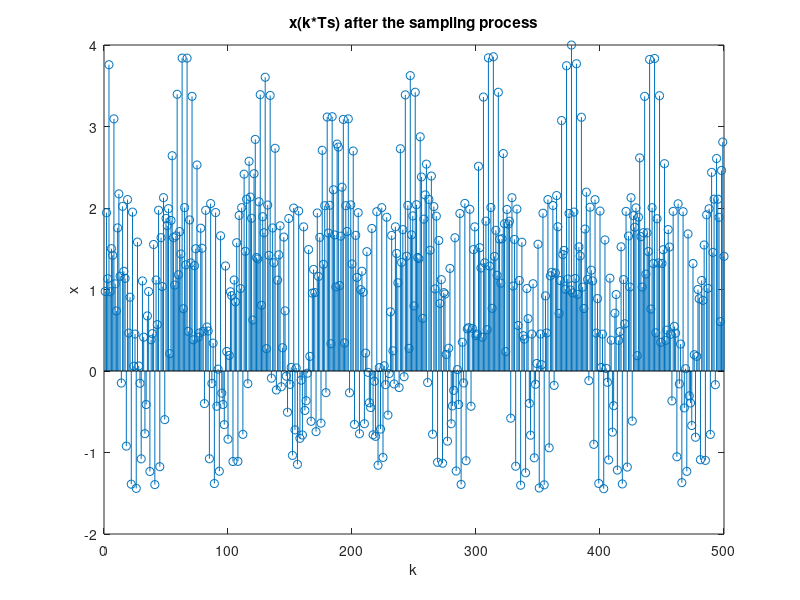
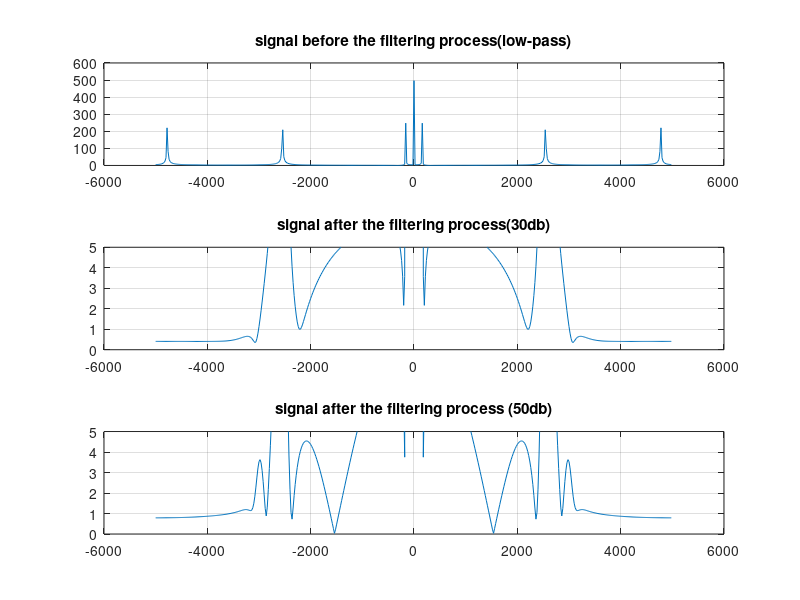
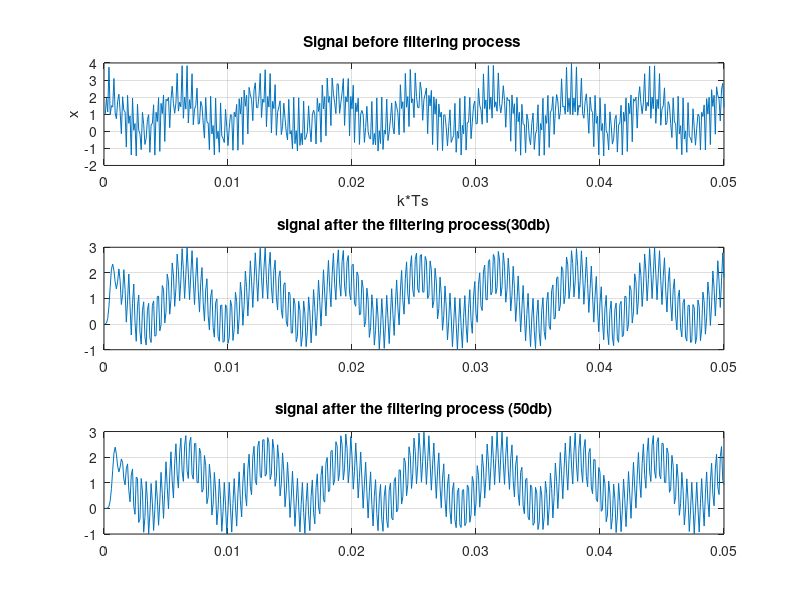
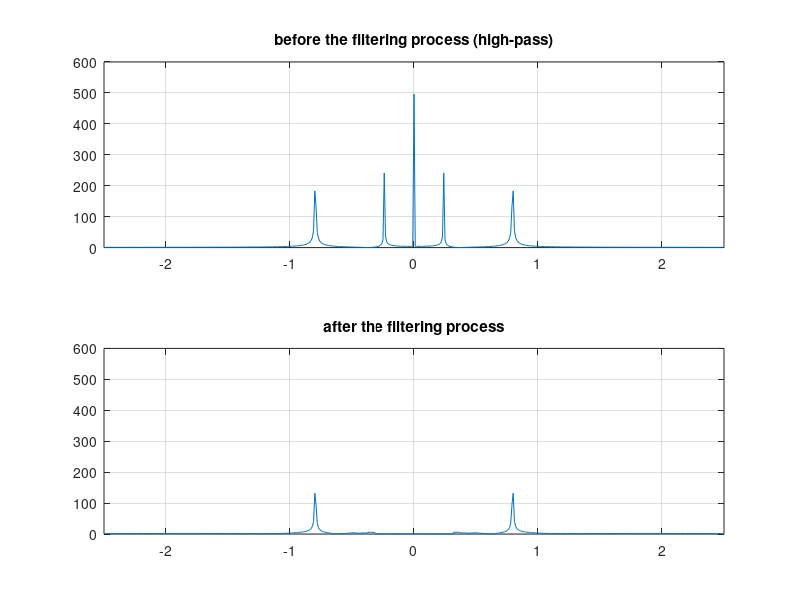

Write the MATLAB code that produced these figures, in order.
%Exercise 3
close all;
clear all;
clc;

%3a
%Parameters
Fs=10000;
Ts=1/Fs;
k=1:500;
x=1+cos(1000*k*Ts)+cos(16000*k*Ts)+cos(30000*k*Ts);

%Signal after sampling
figure(1)
stem(k,x)

xlabel('k');
ylabel('x');
title('x(k*Ts) after the sampling process')

%FFT
F=-Fs/2:Fs/length(k):Fs/2 - Fs/length(k);
X=fftshift(fft(x));

%filter parameters 
wp=2*pi*3000;
ws=2*pi*4000;
rs=30;
rp=3;
    
%filter creation
[N,wn]=buttord(wp,ws,rp,rs,'s');
F_cut=wn/(2*pi);
F_nyq=Fs/2;
F_but=F_cut/F_nyq;
[num,denum]=butter(N,F_but);

%filtering process
x_filter=filter(num,denum,x);


%creation of 50 db filter and 
% then repetition of the previous steps
rs=50;
[N_new,wn_new]=buttord(wp,ws,rp,50,'s');
[num_new,denum_new]=butter(N_new,F_but);

%filtering process
x_filter_new=filter(num_new,denum_new,x);

%comparisons -graphs -fasma
figure(2)
subplot(3,1,1)
plot(F,abs(X))
title('signal before the filtering process(low-pass)')
axis([-6000, 6000, 0, 600])
grid on;
subplot(3,1,2)
X_Filter=fftshift(fft(x_filter));
plot(F,abs(X_Filter))
axis([-6000, 6000,0,5 ])
title('signal after the filtering process(30db)')
grid on;
subplot(3,1,3)
X_Filter_new=fftshift(fft(x_filter_new));
plot(F,abs(X_Filter_new))
axis([-6000, 6000, 0, 5])
title('signal after the filtering process (50db)')
grid on;

%Signal
figure(3)
subplot(3,1,1)
plot(k*Ts,x);
xlabel('k*Ts');
ylabel('x');
title('Signal before filtering process ')
% axis([-6000, 6000, 0, 600])
grid on;
subplot(3,1,2)
plot(k*Ts,x_filter)
% axis([-6000, 6000,0,5 ])
title('signal after the filtering process(30db)')
grid on;
subplot(3,1,3)
plot(k*Ts,x_filter_new)
% axis([-6000, 6000, 0, 5])
title('signal after the filtering process (50db)')
grid on;


%3b
%new Ts and Fs
Ts=0.2;
Fs=1/Ts;
k=1:500;
F_nyq=Fs/2;

%filter parameters
wc=2;
F_c=wc/(2*pi);
F_cheby=F_c/F_nyq;

%Cheby function - 16th class
[num,denum]=cheby1(16,3,F_cheby,'high');

%signal parameters - fft
y=1+cos(1.5*k*Ts)+cos(5*k*Ts);
F=-Fs/2:Fs/length(k):Fs/2 - Fs/length(k);
Y=fftshift(fft(y));

y_filter=filter(num,denum,y);
Y_Filter=fftshift(fft(y_filter));

%Fasma
figure(4)
subplot(2,1,1)
plot(F, abs(Y))
axis([-2.5, 2.5, 0, 600])
title('before the filtering process (high-pass)')
grid on;
subplot(2,1,2)
plot(F, abs(Y_Filter))
axis([-2.5, 2.5, 0, 600])
title('after the filtering process')
grid on;

%Signal 
figure(5)
subplot(2,1,1)
plot(k*Ts,y)
% axis([-2.5, 2.5, 0, 600])
title('before the filtering process (high-pass)')
grid on;
subplot(2,1,2)
plot(k*Ts, y_filter)
% axis([-2.5, 2.5, 0, 600])
title('after the filtering process')
grid on;



figure(6)
plot(F, abs(Y_Filter))
title('after the filtering process (zoomed in graph)')
grid on;

